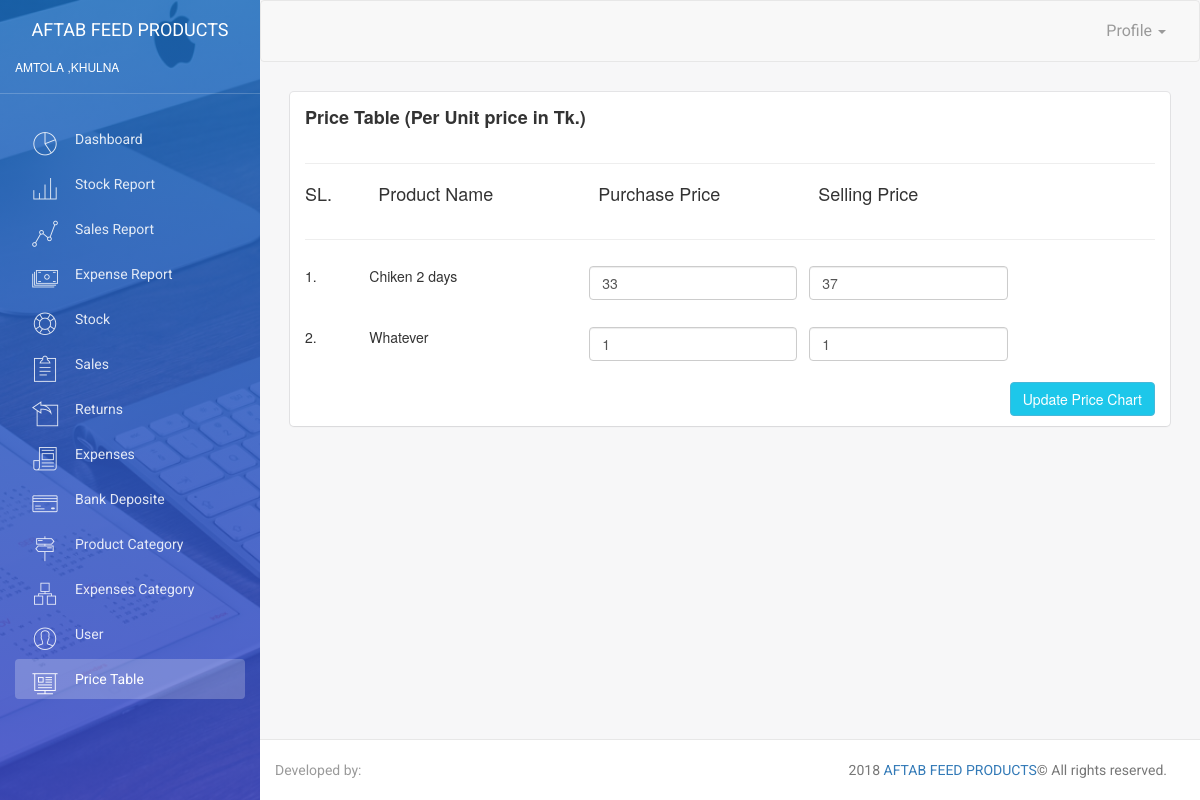
Page /price.php on the earlier database version.
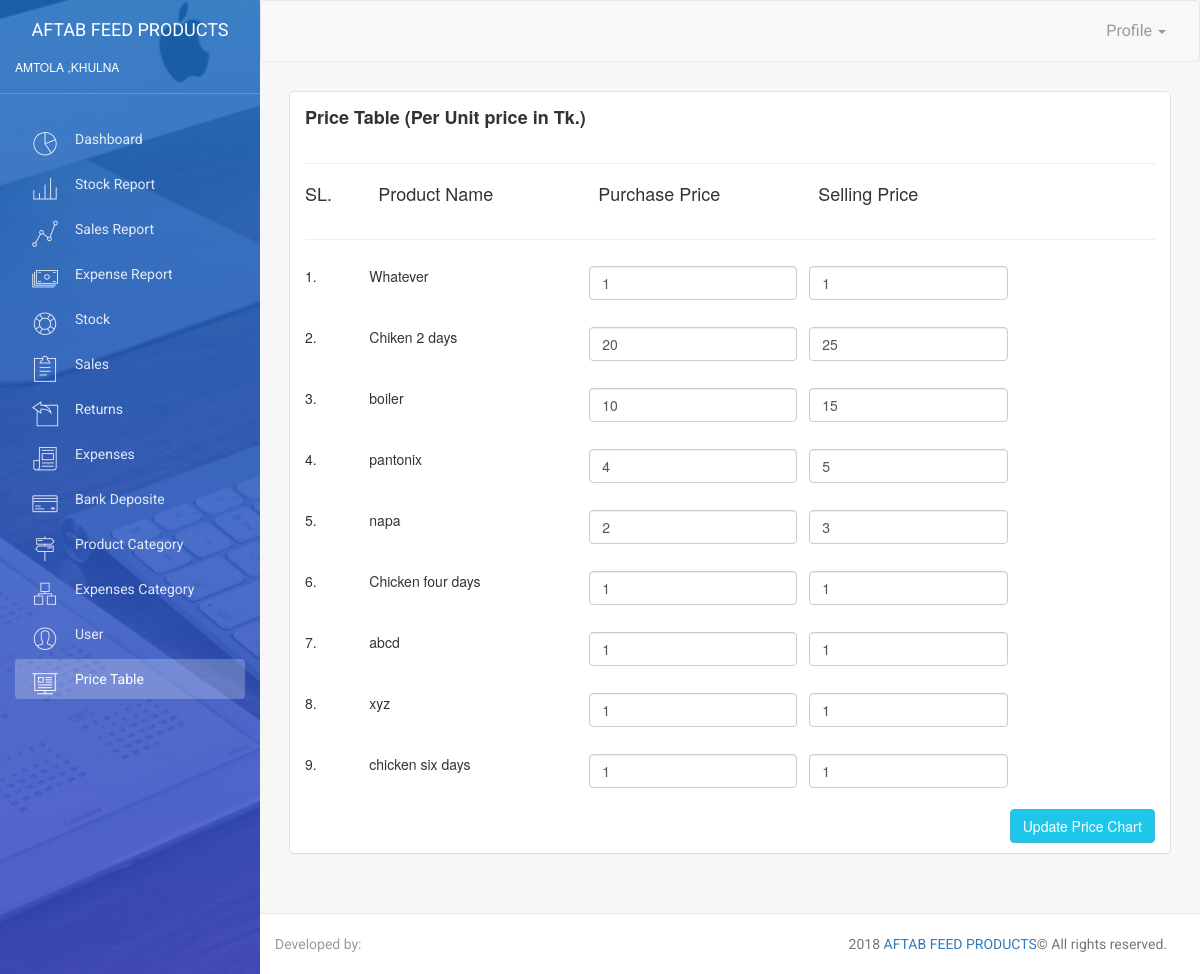
Same page on the later database version.
### tables this page shows
CREATE TABLE `price` (
  `id` int(11) NOT NULL,
  `buy` float NOT NULL,
  `sale` float NOT NULL,
  `subCategoryId` int(11) NOT NULL
);

CREATE TABLE `subcategory` (
  `id` int(11) NOT NULL,
  `name` varchar(100) NOT NULL,
  `categoryId` int(11) NOT NULL
);

### dal/dal.price.php (called while the page is built, shortened)
<?php
include_once($_SERVER['DOCUMENT_ROOT'].'/includes/utility.php');
class DALPrice
{
	public function getPrice()
	{
		$utility = new Utility;
		$sql = "SELECT price.*,subcategory.name as subCategoryName FROM `price`,`subcategory` WHERE price.subCategoryId = subcategory.id";
		$result = $utility->dbQuery($sql);
		return $result;
	}
}
?>

### includes/utility.php (called while the page is built, shortened)
<?php
	require_once('connect.php');
	class Utility
	{
		public function dbQuery($sql)
		{
			global $con;
			$result = mysqli_query($con,$sql);
			if($result)
			{
				return $result;
			}
			else
			{
				echo mysqli_error($con);
			}
		}
	}
?>

### bll/bll.price.php (the view, shortened to what this page needs)
<?php
include($_SERVER['DOCUMENT_ROOT'].'/dal/dal.price.php');
include_once($_SERVER['DOCUMENT_ROOT'].'/includes/utility.php');
class BLLPrice
{
	public function showPrice()
	{
		$data = "";
        $dalPrice  = new DALPrice;
        $resultPrice = $dalPrice->getPrice();
        $SL = 1;
        while ($res = mysqli_fetch_assoc($resultPrice))
        {
        	$data .= '<div class="row">';
        $data.=    '<div class="col-md-1">
		            <div class="form-group">
		                <input type="text" name="priceId[]" class="form-control"  value="'.$res["id"].'" style="display:none;">
		            '.$SL++.'.
		            </div>
         		</div>';
        $data.=    '<div class="col-md-3">
		            <div class="form-group">
		              '.$res["subCategoryName"].'
		            </div>
         		</div>';
        $data.=    '<div class="col-md-3">
		            <div class="form-group">
		                <input type="text" name="buy[]" class="form-control"  value="'.$res["buy"].'">
		            </div>
         		</div>';
        $data.=    '<div class="col-md-3">
		            <div class="form-group">
		                <input type="text" name="sale[]" class="form-control"  value="'.$res["sale"].'">
		            </div>
         		</div>';
        	$data .= '</div>';
        }
		return $data;
	}
}
?>

### templates/head.php (shortened to what this page needs)
<!doctype html>
<html lang="en">
<head>
    <link href="assets/css/bootstrap.min.css" rel="stylesheet" />
    <link href="assets/css/animate.min.css" rel="stylesheet"/>
    <link href="assets/css/light-bootstrap-dashboard.css" rel="stylesheet"/>
    <link href="assets/css/demo.css" rel="stylesheet" />
    <link href="http://maxcdn.bootstrapcdn.com/font-awesome/4.2.0/css/font-awesome.min.css" rel="stylesheet">
    <link href="assets/css/pe-icon-7-stroke.css" rel="stylesheet" />
    <link rel="stylesheet" href="https://maxcdn.bootstrapcdn.com/bootstrap/3.3.7/css/bootstrap.min.css">
    <link rel="stylesheet" href="//cdnjs.cloudflare.com/ajax/libs/bootstrap-select/1.12.2/css/bootstrap-select.min.css">
</head>
<body>

### price.php (shortened to what this page needs)
<?php
include('./templates/head.php');
include_once('bll/bll.price.php');
?>
<div class="wrapper">
<?php
include('./templates/sidebar.php');
?>
<div class="main-panel">
<?php
include('./templates/navbar.php');
?>
<div class="content">
<div class="container-fluid">
<div class="row">
<div class="col-md-12">
    <div class="card">
        <div class="header">
            <h4 class="title"><b>Price Table (Per Unit price in Tk.)</b></h4>
        </div>
        <div class="content">
        <hr><h4>
        <div class="row">
            <div class="col-md-1">
                <div class="form-group">
                    SL.
                </div>
            </div>
            <div class="col-md-3">
                <div class="form-group">
                    Product Name
                </div>
            </div>
            <div class="col-md-3">
                <div class="form-group">
                    Purchase Price
                </div>
            </div>
            <div class="col-md-3">
                <div class="form-group">
                    Selling Price
                </div>
            </div>
        </div>
        </h4><hr>
<form action="bll/bll.price.php" method="POST">
<?php
$bllPrice = new BLLPrice;
    echo $bllPrice->showPrice();
?>
    <input type="submit" name="update_price" value="Update Price Chart" class="btn btn-info btn-fill pull-right">
 <div class="clearfix"></div>
</form>
        </div>
    </div>
</div>
</div>
</div>
</div>
<?php
    include('./templates/footer.php');
?>

### templates/sidebar.php
<div class="sidebar" data-color="blue" data-image="assets/img/sidebar-4.jpg">
    	<div class="sidebar-wrapper">
            <div class="logo">
                <a href="http://www.aftab.com" class="simple-text">
                    Aftab Feed Products
                </a>
                <h6>Amtola ,Khulna</h6>
            </div>
            <ul class="nav">
            <?php
            function DashboardMenu($fileName)
            {
                $xml = simplexml_load_file('./config/'.$fileName);
                $menu = "";
                foreach($xml->items as $item)
                {
                    if(basename($_SERVER['PHP_SELF'])==$item->link)
                    {
                        $menu .= '<li class="active"> <a href="'.$item->link.'"><i class="'.$item->icon.'"></i> '.$item->title.'</a></li>';
                    }
                    else
                    {
                        $menu .= '<li> <a href="'.$item->link.'"><i class="'.$item->icon.'"></i> '.$item->title.'</a></li>';
                    }
                }
                return $menu;
                }
                echo DashboardMenu('menu.xml');
            ?>
            </ul>
    	</div>
    </div>

### templates/navbar.php (shortened to what this page needs)
<nav class="navbar navbar-default navbar-fixed">
            <div class="container-fluid">
                <div class="navbar-header">
                    <a class="navbar-brand" href="#"></a>
                </div>
                <div class="collapse navbar-collapse">
                    <ul class="nav navbar-nav navbar-right">
                        <li class="dropdown">
                              <a href="#" class="dropdown-toggle" data-toggle="dropdown">
                                    <p>
								    Profile
										<b class="caret"></b>
									</p>
                              </a>
                        </li>
                    </ul>
                </div>
            </div>
        </nav>

### templates/footer.php (shortened to what this page needs)
        <footer class="footer">
            <div class="container-fluid">
                <nav class="pull-left">
                    <ul>
                        <li>
                            <a href="developer.php">
                                Developed by:
                            </a>
                        </li>
                    </ul>
                </nav>
                <p class="copyright pull-right">
                     <script>document.write(new Date().getFullYear())</script> <a href="http://fsix.me">AFTAB FEED PRODUCTS</a>&copy; All rights reserved.
                </p>
            </div>
        </footer>
    </div>
</div>
</body>
</html>

Differences in the rows shown:
shown differently, row unchanged: price "Whatever": moves up the list
changed price "Chiken 2 days": buy "33" → "20"; sale "37" → "25"
added price: subCategoryId.name "boiler", buy "10", sale "15"
added price: subCategoryId.name "pantonix", buy "4", sale "5"
added price: subCategoryId.name "napa", buy "2", sale "3"
added price: subCategoryId.name "Chicken four days", buy "1", sale "1"
added price: subCategoryId.name "abcd", buy "1", sale "1"
added price: subCategoryId.name "xyz", buy "1", sale "1"
added price: subCategoryId.name "chicken six days", buy "1", sale "1"
